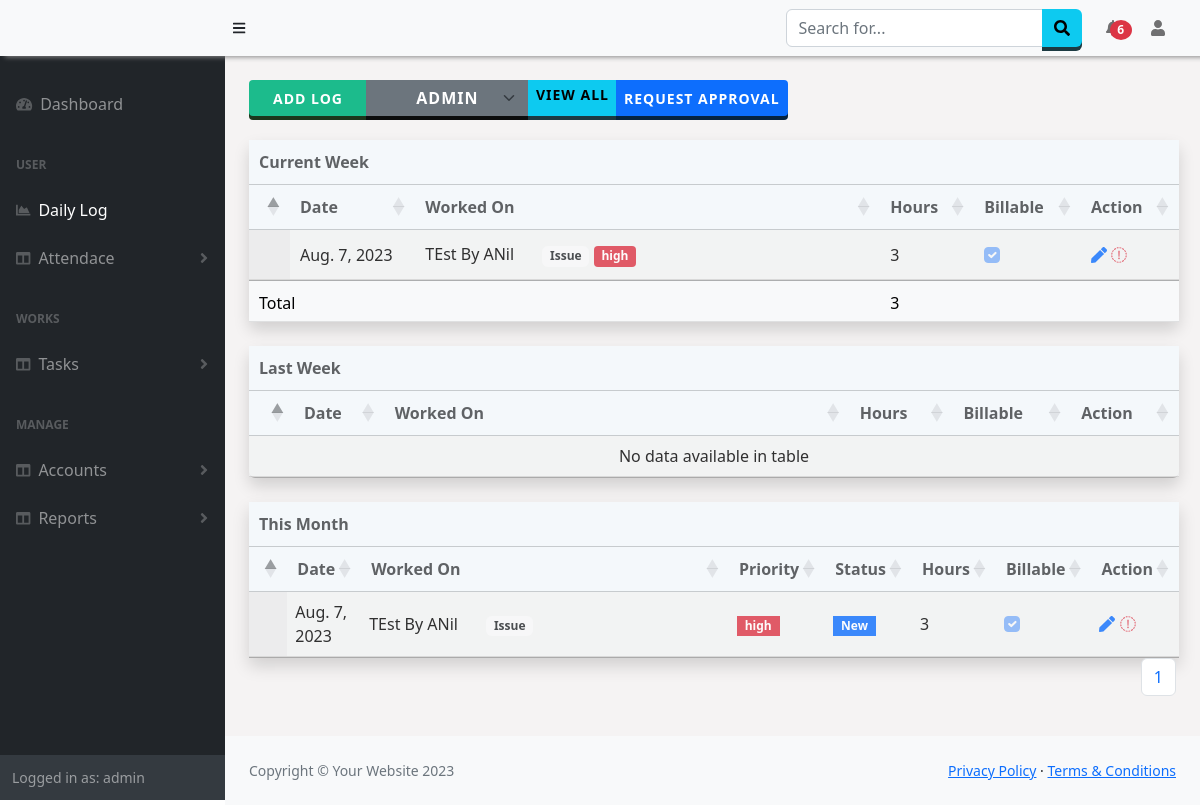
Page /Worklog/dailylog/ (signed in) on the committed database.
### emp_worklog/models.py (models this page shows, shortened)
class worklog(models.Model):
  User = models.ForeignKey(User,on_delete=models.CASCADE)
  Date = models.DateField(default=timezone.now)
  TaskType = models.ForeignKey(tasktype, on_delete=models.CASCADE,default=None,null=True)
  project_id = models.ForeignKey(SubProject,null=True,on_delete=models.SET_NULL,default=None)
  task = models.ForeignKey(Ticket,null=True,on_delete=models.SET_NULL,default=None)
  Workdone = models.CharField(max_length=255)
  Hours = models.PositiveIntegerField(default=0)
  Billable = models.BooleanField("Billable", default=False, null=True)

class tasktype(models.Model):
  TaskType=models.CharField(max_length=100, null=False)

### Issue/models.py (models this page shows, shortened)
class Ticket(models.Model):
    ticket_name= models.CharField(max_length=30)
    ticket_type= models.CharField(max_length=30)
    short_desc= models.CharField(max_length=130,null=True)
    open_date= models.DateField(null=True)
    affected_user= models.ForeignKey(employee,null=True,on_delete=models.SET_NULL)
    priority= models.CharField(max_length=30)
    state= models.CharField(max_length=30,default="New",null=True)
    last_updated= models.DateField(null=True)
    assigned_grp= models.CharField(max_length=30,null=True)
    assigned_to= models.ForeignKey(User,on_delete=models.SET_NULL,null=True)
    email= models.EmailField(max_length=100,null=True)
    comments= models.CharField(max_length=120,null=True)
    company = models.ForeignKey(Company,on_delete=models.SET_NULL,null=True)

### emp_worklog/views.py (the view, shortened to what this page needs)
# urls.py: path('dailylog/', views.dailylog, name='dailylog'),
@login_required
@csrf_exempt
def dailylog(request):
    getTeam_users = checkTeams(request)
    allusers = User.objects.filter(pk__in=getTeam_users[0])
    task =tasktype.objects.all().values()
    date = datetime.today().weekday()
    if date == 0: #0=monday
        today = datetime.today()#-timedelta(days=1)#datetime.today()
    else:
        today = datetime.today()
    lastMonday = today + relativedelta(weekday=MO(-1))
    nextMonday = today + relativedelta(weekday=MO(1))
    all_data=worklog.objects.filter(User = request.user,Date__month=today.month)
    paginator=Paginator(all_data,10)
    page_number=request.GET.get('page')
    page_datafinal=paginator.get_page(page_number)
    totalpage=page_datafinal.paginator.num_pages
    if request.method == 'GET':
        thisweekdata = worklog.objects.filter(User = request.user,Date__range=(lastMonday,nextMonday))
        lastMonday2 = today + relativedelta(weekday=MO(-2))
        lastweekdata = worklog.objects.filter(User = request.user,Date__range=(lastMonday2,lastMonday-timedelta(days=1)))
        context= {
            'all_data':all_data,
            'tasktype':task,
            'lastweekdata':lastweekdata,
            'lastweektotal':lastweekdata.aggregate(Sum('Hours')),
            'thisweekdata':thisweekdata,
            'thisweektotal':thisweekdata.aggregate(Sum('Hours')),
            'is_team':getTeam_users[1],
            'all_data':page_datafinal,
            'totalpage':[n+1 for n in range(totalpage)],
            'users':allusers
        }
        return render(request, 'dailylog.html', context)

### emp_worklog/templates/dailylog.html (shortened to what this page needs)
{% extends "base.html" %}
{% block content %}
    <div class="">
		<div class="d-flex ">
			<div class="input-group w-auto">
				<button class="btn btn-success btn-sm ps-4 pe-4" type="button" id="logBtn" data-bs-toggle="modal" data-bs-target="#addLog" >
					Add Log
				</button>
				{% if user.is_superuser or is_team == True %}
				<select class=" btn btn-secondary form-select form-select-sm" id="user_s" onchange="getuserLog();" >
						<option value="{{user.id}}">{{user.username}}</option>
					</select>
				{% endif %}
				<a class="btn btn-info btn-sm" href="{% url 'usersLog' %}" >View All</a>
				<button class="btn btn-primary btn-sm" type="button" id="approveBtn" data-bs-toggle="modal" data-bs-target="#approveLog" >Request Approval</button>
			</div>
		</div>
        <div class="table-wrapper mt-4">
			<div class=" table-responsive-sm mt-4" >
				<table class="table display table-sm table-hover table-light shadow rounded" id="thisweeklogTable" >
					<thead>
						<tr><th colspan='5' class="text-center1">Current Week<th></tr>
						<tr class="align-middle ">
							<th></th>
							<th>Date</th>
							<th class="w-50">Worked On</th>
							<th>Hours</th>
							<th>Billable</th>
							<th>Action</th>
						</tr>
					</thead>
					<tbody>
						{% for d in thisweekdata %}
						<tr style="height:50px;opacity:0.8;" class="align-middle" id="testANil">
							<td class="p-2 details-control">
						   </td>
							<td>{{d.Date}}</td>
							<td class="w-25">
								{% if d.project_id != None %}{{d.project_id.name}}{% else %}{{d.task.ticket_name}} {% endif %}<span class="badge bg-light text-dark ms-4">{{d.TaskType.TaskType}}</span>
								{% if d.TaskType.TaskType == 'Issue' %}
								<span class="badge rounded-1 {% if d.task.priority == 'high' %}text-bg-danger{% elif d.task.priority == 'medium' %}text-bg-info{% elif d.task.priority == 'low' %}text-bg-primary{% endif %}">{{d.task.priority}}</span>
								{% endif %}
							</td>
							<td>{{d.Hours}}</td>
							<td><input disabled class="form-check-input" type="checkbox" {% if d.Billable != True %}{% else %}Checked{% endif %} /></td>
							<td>
								<a onclick="getLog({{d.id}})"><i class="fas fa-solid fa-pen text-primary"></i></a>
								<a  data-bs-toggle="modal" data-bs-target="#deleteLog"><i class="fas fa-sharp fa-solid fa-trash text-danger"></i></a>
							</td>
						</tr>
						{% endfor %}
					</tbody>
					<tfoot>
						{% if thisweekdata %}
							<tr>
								<td colspan="3">Total</td>
								<td colspan="3">
									{{thisweektotal.Hours__sum}}
								</td>
							</tr>
						{% endif %}
					</tfoot>
				</table>
			<div>
			<div class=" table-responsive-sm mt-4">
				<table class="table display  table-sm table-hover table-light shadow rounded" id="weeklogTable" >
					<thead>
						<tr><th colspan='5' class="text-center1">Last Week<th></tr>
						<tr>
							<th></th>
							<th>Date</th>
							<th class="w-50">Worked On</th>
							<th>Hours</th>
							<th>Billable</th>
							<th>Action</th>
						</tr>
					</thead>
					<tbody>
					</tbody>
				</table>
			</div>
			<div class=" table-responsive-sm mt-4">
				<table class="table display table-sm table-hover table-light shadow" id="logTable" >
					<thead>
						<tr><th colspan='7' class="text-center1">This Month<th></tr>
						<tr>
							<th></th>
							<th scope="col" class="">Date</th>
							<th scope="col" class="w-50">Worked On</th>
							<th scope="col">Priority</th>
							<th scope="col">Status</th>
							<th scope="col">Hours</th>
							<th scope="col">Billable</th>
							<th scope="col">Action</th>
						</tr>
					</thead>
					<tbody>
						{% for d in all_data %}
						<tr class="align-middle" style="height:50px;font-weight:400;" >
							<td class="details-control">
							</td>
							<td class="p-2">{{d.Date}}</td>
							<td class="w-25 p-2">{% if d.project_id != None %}{{d.project_id.name}}{% else %}{{d.task.ticket_name}} {% endif %}<span class="badge bg-light text-dark ms-4">{{d.TaskType.TaskType}}</span></td>
							<td class="p-2">
								{% if d.TaskType.TaskType == 'Issue' %}
								<span class="badge rounded-0 {% if d.task.priority == 'high' %}text-bg-danger{% elif d.task.priority == 'medium' %}text-bg-info{% elif d.task.priority == 'low' %}text-bg-primary{% endif %}">{{d.task.priority}}</span>
								{% endif %}
							</td>
							<td class="p-2">
								{% if d.TaskType.TaskType == 'Issue' %}
								<span class="badge rounded-0 {% if d.task.state == 'New' %}text-bg-primary{% elif d.task.state == 'InProgress' %}text-bg-info{% elif d.task.state == 'Completed' %}text-bg-success{% elif d.task.state == 'Hold' %}text-bg-warning{% elif d.task.state == 'Canceled' %}text-bg-danger{% endif %}">{{d.task.state}}</span>
								{% endif %}
							</td>
							<td class="p-2">{{d.Hours}}</td>
							<td class="p-2"><input disabled class="form-check-input" type="checkbox" {% if d.Billable != True %}{% else %}Checked{% endif %} /></td>
							<td class="p-2">
								<a onclick="getLog({{d.id}})"><i class="fas fa-solid fa-pen text-primary"></i></a>
								<a  data-bs-toggle="modal" data-bs-target="#deleteLog"><i class="fas fa-sharp fa-solid fa-trash text-danger"></i></a>
							</td>
						</tr>
						{% endfor %}
					</tbody>
				</table>
				<div class="clearfix" style="display: flex; justify-content: right;">
					<nav aria-label="...">
						<ul class="pagination">
							{% for n in totalpage %}
							<li class="page-item"><a href="/Worklog/dailylog/?page={{n}}"  class="page-link">{{n}}</a></li>
							{% endfor %}
						</ul>
					</nav>
				</div>
			</div>
        </div>
    </div>
{% endblock %}

### templates/base.html (shortened to what this page needs)
<!DOCTYPE html>
<html lang="en">
    <head>
        <link href="https://cdn.jsdelivr.net/npm/simple-datatables@7.1.2/dist/style.min.css" rel="stylesheet" />
        <link href="https://cdn.datatables.net/1.13.5/css/jquery.dataTables.min.css" rel="stylesheet" />
        <link href="https://cdn.datatables.net/buttons/2.4.1/css/buttons.dataTables.min.css" rel="stylesheet" />
        <link href="/static/css/styles.css" rel="stylesheet" />
        <link href="/static/css/customSB.css" rel="stylesheet" />
    </head>
    <body class="sb-nav-fixed" >
        <nav class="sb-topnav navbar navbar-expand-sm navbar-light bg-light fixed-top" style=" box-shadow: 5px 1px 5px #888888;">
            <a class="navbar-brand ps-3 bg-light" href="{% url 'home' %}">{{request.session.company}}{{request.session.id}}</a>
            <button class="btn btn-link btn-sm order-2 order-lg-0 me-4 me-lg-0" id="sidebarToggle" href="#!"><i class="fas fa-bars"></i></button>
            <form class="d-none d-md-inline-block form-inline ms-auto me-0 me-md-3 my-2 my-md-0">
                <div class="input-group">
                    <input class="form-control" type="text" placeholder="Search for..." aria-label="Search for..." aria-describedby="btnNavbarSearch" />
                    <button class="btn btn-info" id="btnNavbarSearch" type="button"><i class="fas fa-search"></i></button>
                </div>
            </form>
            <ul class="navbar-nav ms-auto ms-md-0 ">
                <li class="nav-item dropdown">
                    <a class="nav-link dropdown-toggle" id="navbarDropdown" href="#" role="button" data-bs-toggle="dropdown" aria-expanded="false"> <span class="badge badge-sm badge-danger badge-counter bg-danger rounded-circle " style="margin-left:-10px;">{% if n_leaves.count|add:n_log_approval.count != 0 %}{{ n_leaves.count|add:n_log_approval.count}}{% endif %}</span></a>
                        </a></li>
                    </ul>
            <ul class="navbar-nav  ms-md-0 me-3 me-lg-4">
                <li class="nav-item dropdown">
                    <a class="nav-link dropdown-toggle" id="navbarDropdown" href="#" role="button" data-bs-toggle="dropdown" aria-expanded="false"><i class="fas fa-user fa-fw"></i></a>
                </li>
            </ul>
        </nav>
        <div id="layoutSidenav" style="background-color:rgb(245, 243, 243);">
            <div id="layoutSidenav_nav">
                <nav class="sb-sidenav accordion sb-sidenav-dark" id="sidenavAccordion" >
                    <div class="sb-sidenav-menu" >
                        <div class="nav">
                            <a class="nav-link mt-4" href="{% url 'home' %}">
                                <div class="sb-nav-link-icon"><i class="fas fa-tachometer-alt"></i></div>
                                <span style="{% if request.path == '/' %}color:white;{% endif %}">Dashboard<span>
                            </a>
                            <div class="sb-sidenav-menu-heading">User</div>
                            <a class="nav-link" href="{% url 'dailylog' %}">
                                <div class="sb-nav-link-icon"><i class="fas fa-chart-area"></i></div>
                                <span style="{% if request.path == '/Worklog/dailylog/' %}color:white;{% endif %}">Daily Log<span>
                            </a>
                            <a class="nav-link collapsed" href="#" data-bs-toggle="collapse" data-bs-target="#collapseAttendance" aria-expanded="false" aria-controls="collapseLayouts">
                                <div class="sb-nav-link-icon"><i class="fas fa-columns"></i></div>
                                Attendace
                                <div class="sb-sidenav-collapse-arrow"><i class="fas fa-angle-down"></i></div>
                            </a>
                            <div class="sb-sidenav-menu-heading">Works</div>
                            <a class="nav-link collapsed" href="#" data-bs-toggle="collapse" data-bs-target="#collapseLayouts" aria-expanded="false" aria-controls="collapseLayouts">
                                <div class="sb-nav-link-icon"><i class="fas fa-columns"></i></div>
                                Tasks
                                <div class="sb-sidenav-collapse-arrow"><i class="fas fa-angle-down"></i></div>
                            </a>
                            <div class="sb-sidenav-menu-heading">Manage</div>
                            <a class="nav-link collapsed" href="#" data-bs-toggle="collapse" data-bs-target="#collapseDetails" aria-expanded="false" aria-controls="collapseLayouts">
                                <div class="sb-nav-link-icon"><i class="fas fa-columns"></i></div>
                                Accounts
                                <div class="sb-sidenav-collapse-arrow"><i class="fas fa-angle-down"></i></div>
                            </a>
                            <a class="nav-link collapsed" href="#" data-bs-toggle="collapse" data-bs-target="#collapseReports" aria-expanded="false" aria-controls="collapseLayouts">
                                <div class="sb-nav-link-icon"><i class="fas fa-columns"></i></div>
                                Reports
                                <div class="sb-sidenav-collapse-arrow"><i class="fas fa-angle-down"></i></div>
                            </a>
                        </div>
                    </div>
                    <div class="sb-sidenav-footer">
                        <div class="small">Logged in as: {{ user.username}}</div>
                    </div>
                </nav>
            </div>
            <div id="layoutSidenav_content" >
                <main class="p-4" >
                    {% block content %}
                {% endblock %}
                </main>
                <footer class="py-4 bg-light mt-auto">
                    <div class="container-fluid px-4">
                        <div class="d-flex align-items-center justify-content-between small">
                            <div class="text-muted">Copyright &copy; Your Website 2023</div>
                            <div>
                                <a href="#">Privacy Policy</a>
                                &middot;
                                <a href="#">Terms &amp; Conditions</a>
                            </div>
                        </div>
                    </div>
                </footer>
            </div>
        </div>
        <link href="https://cdnjs.cloudflare.com/ajax/libs/twitter-bootstrap/5.2.0/css/bootstrap.min.css" rel="stylesheet" type="text/css">
    </body>
</html>

### rows in the picture
worklog: Date "Aug. 7, 2023", task.ticket_name "TEst By ANil", TaskType.TaskType "Issue", task.priority "high", Hours "3", Billable "☑", task.state "New"

### other values in the picture
{{ n_leaves.count|add:n_log_approval.count }} "6"
{{ user.username }} "admin"
{{ thisweektotal.Hours__sum }} "3"
{{ n }} "1"
